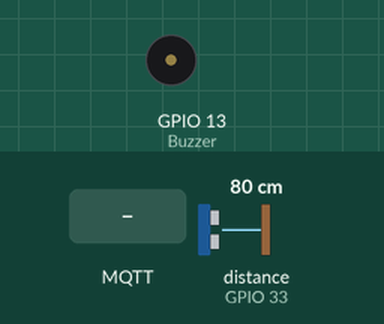
Recording of a sketch running on a simulated ESP32. Parts: buzzer (waves = sounding, pin HIGH). Wiring (inferred from the names in the program): ultrasonic range finder: trigger GPIO 32; echo GPIO 33. The test bench sets the inputs (shaded band); at power-on: distance to the obstacle (sensor on GPIO 33) 80 cm. The echo pulse lasts 58.3 µs per cm; WiFi joins after 1.5 s; servers stay silent unless stated; no MQTT or app messages arrive unless stated; pins used as bus, display or sensor lines are not drawn; what the sketch prints to the serial monitor is not drawn.

Above: at 2.7 s.
2.8 s: distance to the obstacle (sensor on GPIO 33) set to 12 cm
4.7 s: distance to the obstacle (sensor on GPIO 33) set to 9 cm
At 5.9 s:
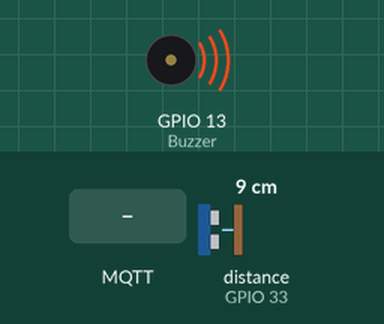
10.1 s: MQTT message "on" arrives on the first subscribed topic
13.1 s: distance to the obstacle (sensor on GPIO 33) set to 18 cm
At 13.4 s:
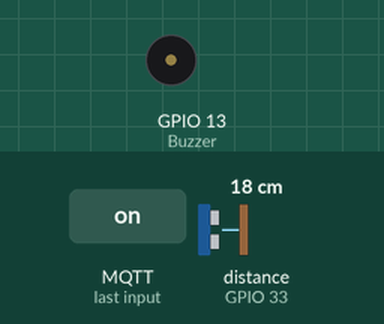
14.6 s: distance to the obstacle (sensor on GPIO 33) set to 2 cm
At 16.4 s:
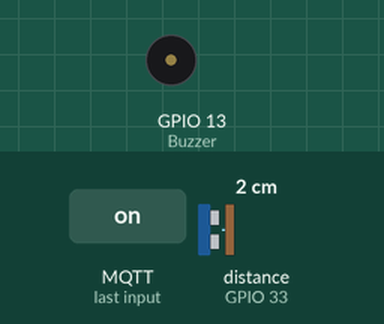
Timing chart, 0 to 18.6 s (numbered marks = the images above; inputs shaded):
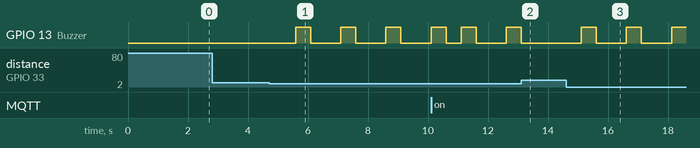

The sketch:

ESP32MQTT_code.ino
```cpp
/*********
  Rui Santos
  Complete project details at https://randomnerdtutorials.com

  link where code is reffered from : https://randomnerdtutorials.com/esp32-mqtt-publish-subscribe-arduino-ide/
                                     https://create.arduino.cc/projecthub/abdularbi17/ultrasonic-sensor-hc-sr04-with-arduino-tutorial-327ff6
                                     https://sensorkit.joy-it.net/de/sensors/ky-012
In the CLI of the Raspberry pi :

    run : mosquitto_sub -t "esp32/buzzer"  //to see the state of buzzer.
     run : mosquitto_sub -t "esp32/ultra"  //to see if there is an object near 10cm.
      run : mosquitto_sub -t "#"  //to subscribe to all the topics.
       run : mosquitto_pub -t "esp32/output"  //to activate the buzzer.

       Code modified by : Neeroyan
*********/

#include <WiFi.h>
#include <PubSubClient.h>
#include <Wire.h>
#define echoPin 33 // attach pin D2 Arduino to pin Echo of HC-SR04
#define trigPin  32 //attach pin D3 Arduino to pin Trig of HC-SR04

// defines variables
long duration; // variable for the duration of sound wave travel
int distance; // variable for the distance measurement
int Buzzer = 13;

// Replace the next variables with your SSID/Password combination
const char* ssid = "YOUR SSID"; // mobile hotspot
const char* password = "PASSWORD";

// Add your MQTT Broker IP address, example:
const char* mqtt_server = "192.168.80.1";   //--- IP address of Raspbery pi

WiFiClient espClient;
PubSubClient client(espClient);
long lastMsg = 0;
char msg[50];
int value = 0;

void setup() {
  Serial.begin(115200);
  pinMode(trigPin, OUTPUT); // Sets the trigPin as an OUTPUT
  pinMode(echoPin, INPUT); // Sets the echoPin as an INPUT
 // Serial.begin(9600); // // Serial Communication is starting with 9600 of baudrate speed
  Serial.println("Ultrasonic Sensor HC-SR04 Test"); // print some text in Serial Monitor
  Serial.println("with Arduino UNO R3");
   pinMode (Buzzer, OUTPUT); // Initialisierung Ausgangspin für den Buzzer
  setup_wifi();
  client.setServer(mqtt_server, 1883);
  client.setCallback(callback);
}
void buzzer();
void setup_wifi() {
  delay(10);
  // We start by connecting to a WiFi network
  Serial.println();
  Serial.print("Connecting to ");
  Serial.println(ssid);

  WiFi.begin(ssid, password);

  while (WiFi.status() != WL_CONNECTED) {
    delay(500);
    Serial.print(".");
  }

  Serial.println("");
  Serial.println("WiFi connected");
  Serial.println("IP address: ");
  Serial.println(WiFi.localIP());
}

void callback(char* topic, byte* message, unsigned int length) {
  Serial.print("Message arrived on topic: ");
  Serial.print(topic);
  Serial.print(". Message: ");
  String messageTemp;

  for (int i = 0; i < length; i++) {
    Serial.print((char)message[i]);
    messageTemp += (char)message[i];
  }
  Serial.println();

  // If a message is received on the topic esp32/output, you check if the message is "on" and then activate the buzzer .
  // Changes the output state according to the message
  if (String(topic) == "esp32/output") { // topic to controll buzzer
    Serial.print("activating buzzer ");
    if(messageTemp == "on"){
      Serial.println("activating buzzer");
      buzzer();
    }
  }
}void ultra() {
  // Clears the trigPin condition
  digitalWrite(trigPin, LOW);
  delayMicroseconds(2);
  // Sets the trigPin HIGH (ACTIVE) for 10 microseconds
  digitalWrite(trigPin, HIGH);
  delayMicroseconds(10);
  digitalWrite(trigPin, LOW);
  // Reads the echoPin, returns the sound wave travel time in microseconds
  duration = pulseIn(echoPin, HIGH);
  // Calculating the distance
  distance = duration * 0.034 / 2; // Speed of sound wave divided by 2 (go and back)
  // Displays the distance on the Serial Monitor
  Serial.print("Distance: ");
  Serial.print(distance);
  Serial.println(" cm");
  delay(500);
}
void buzzer ()
{
  digitalWrite (Buzzer, HIGH); // Buzzer wird eingeschaltet
  delay (500); // Wartemodus für 4 Sekunden
  digitalWrite (Buzzer, LOW); // Buzzer wird ausgeschaltet
  delay (500); // Wartemodus für weitere zwei Sekunden in denen die LED dann ausgeschaltet ist
}
void reconnect() {
  // Loop until we're reconnected
  while (!client.connected()) {
    Serial.print("Attempting MQTT connection...");
    // Attempt to connect
    if (client.connect("ESP8266Client")) {
      Serial.println("connected");
      // Subscribe
      client.subscribe("esp32/output");
    } else {
      Serial.print("failed, rc=");
      Serial.print(client.state());
      Serial.println(" try again in 5 seconds");
      // Wait 5 seconds before retrying
      delay(2000);
    }
  }
}
void loop() {
  if (!client.connected()) {
    reconnect();
  }
  client.loop();

  long now = millis();

  ultra();
  if (now - lastMsg > 500) {
    lastMsg = now;

    Serial.print(distance);
    if(distance<10){
      buzzer();
       client.publish("esp32/buzzer", "buzzer on");//publishing data via MQTT


    client.publish("esp32/ultra", "Hand near sensor detected");}
    else
    {client.publish("esp32/buzzer", "buzzer off");

    client.publish("esp32/ultra", "no object near sensor");}
  }
}
```

Measured:
- the behaviour switches between 11 and 10 cm on distance to the obstacle (sensor on GPIO 33) (found by bisection; images 0 and 1)
- after the input at 2.8 s, every drawn part: stays the same
- after the input at 4.7 s, GPIO 13 (Buzzer): alternates HIGH for 0.50 s and LOW for 1.0 s, starting after 0.89 s
- after the input at 13.1 s, GPIO 13 (Buzzer): goes on until 13.1 s, then stays LOW
- after the input at 14.6 s, GPIO 13 (Buzzer): alternates HIGH for 0.50 s and LOW for 1.0 s, starting after 0.51 s
